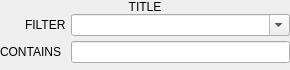
<?xml version="1.0" encoding="UTF-8"?>
<ui version="4.0">
 <class>Sorting</class>
 <widget class="QWidget" name="Sorting">
  <property name="geometry">
   <rect>
    <x>0</x>
    <y>0</y>
    <width>290</width>
    <height>70</height>
   </rect>
  </property>
  <property name="windowTitle">
   <string>Form</string>
  </property>
  <layout class="QVBoxLayout" name="verticalLayout_2">
   <property name="spacing">
    <number>0</number>
   </property>
   <property name="margin">
    <number>0</number>
   </property>
   <item>
    <widget class="QLabel" name="title">
     <property name="text">
      <string>TITLE</string>
     </property>
     <property name="alignment">
      <set>Qt::AlignCenter</set>
     </property>
    </widget>
   </item>
   <item>
    <widget class="QStackedWidget" name="stackedWidget">
     <property name="currentIndex">
      <number>0</number>
     </property>
     <widget class="QWidget" name="pageSort">
      <layout class="QGridLayout" name="gridLayout">
       <property name="margin">
        <number>0</number>
       </property>
       <property name="spacing">
        <number>5</number>
       </property>
       <item row="0" column="2">
        <widget class="QComboBox" name="filter">
         <property name="editable">
          <bool>true</bool>
         </property>
         <item>
          <property name="text">
           <string/>
          </property>
         </item>
         <item>
          <property name="text">
           <string>Document Date/Time | 10</string>
          </property>
         </item>
         <item>
          <property name="text">
           <string>Document Category</string>
          </property>
         </item>
         <item>
          <property name="text">
           <string>Document Tags</string>
          </property>
         </item>
         <item>
          <property name="text">
           <string>Document Date/Time | 7</string>
          </property>
         </item>
         <item>
          <property name="text">
           <string>Document Name</string>
          </property>
         </item>
         <item>
          <property name="text">
           <string>Document Name | 1</string>
          </property>
         </item>
         <item>
          <property name="text">
           <string>Import User Name</string>
          </property>
         </item>
         <item>
          <property name="text">
           <string>Document Date/Time</string>
          </property>
         </item>
        </widget>
       </item>
       <item row="0" column="1">
        <widget class="QLabel" name="filterLabel">
         <property name="text">
          <string>FILTER</string>
         </property>
        </widget>
       </item>
       <item row="1" column="0" colspan="2">
        <widget class="QLabel" name="matchesLabel">
         <property name="text">
          <string>CONTAINS</string>
         </property>
        </widget>
       </item>
       <item row="1" column="2">
        <widget class="QLineEdit" name="matches"/>
       </item>
       <item row="2" column="0">
        <spacer name="verticalSpacer">
         <property name="orientation">
          <enum>Qt::Vertical</enum>
         </property>
         <property name="sizeHint" stdset="0">
          <size>
           <width>20</width>
           <height>5</height>
          </size>
         </property>
        </spacer>
       </item>
      </layout>
     </widget>
     <widget class="QWidget" name="pageFilter">
      <layout class="QVBoxLayout" name="verticalLayout_3">
       <property name="spacing">
        <number>3</number>
       </property>
       <property name="margin">
        <number>0</number>
       </property>
       <item>
        <widget class="QCheckBox" name="history">
         <property name="text">
          <string>Tag history</string>
         </property>
         <property name="checked">
          <bool>false</bool>
         </property>
        </widget>
       </item>
       <item>
        <spacer name="verticalSpacer_2">
         <property name="orientation">
          <enum>Qt::Vertical</enum>
         </property>
         <property name="sizeHint" stdset="0">
          <size>
           <width>20</width>
           <height>40</height>
          </size>
         </property>
        </spacer>
       </item>
      </layout>
     </widget>
    </widget>
   </item>
  </layout>
 </widget>
 <resources/>
 <connections>
  <connection>
   <sender>filter</sender>
   <signal>currentIndexChanged(int)</signal>
   <receiver>Sorting</receiver>
   <slot>action()</slot>
   <hints>
    <hint type="sourcelabel">
     <x>264</x>
     <y>44</y>
    </hint>
    <hint type="destinationlabel">
     <x>330</x>
     <y>81</y>
    </hint>
   </hints>
  </connection>
  <connection>
   <sender>filter</sender>
   <signal>editTextChanged(QString)</signal>
   <receiver>Sorting</receiver>
   <slot>action()</slot>
   <hints>
    <hint type="sourcelabel">
     <x>330</x>
     <y>45</y>
    </hint>
    <hint type="destinationlabel">
     <x>330</x>
     <y>93</y>
    </hint>
   </hints>
  </connection>
  <connection>
   <sender>matches</sender>
   <signal>textEdited(QString)</signal>
   <receiver>Sorting</receiver>
   <slot>action()</slot>
   <hints>
    <hint type="sourcelabel">
     <x>198</x>
     <y>61</y>
    </hint>
    <hint type="destinationlabel">
     <x>330</x>
     <y>38</y>
    </hint>
   </hints>
  </connection>
  <connection>
   <sender>history</sender>
   <signal>released()</signal>
   <receiver>Sorting</receiver>
   <slot>action()</slot>
   <hints>
    <hint type="sourcelabel">
     <x>82</x>
     <y>38</y>
    </hint>
    <hint type="destinationlabel">
     <x>448</x>
     <y>90</y>
    </hint>
   </hints>
  </connection>
 </connections>
 <slots>
  <slot>action()</slot>
 </slots>
</ui>
